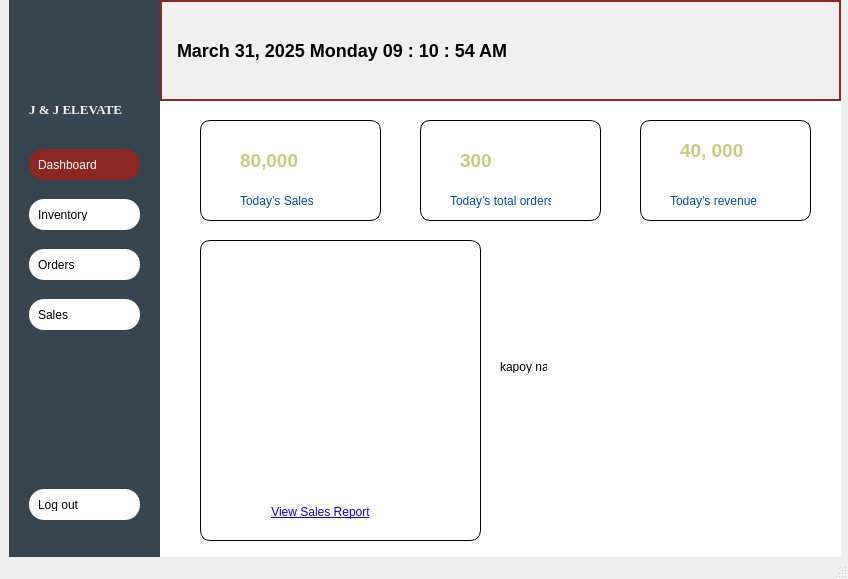
<?xml version="1.0" encoding="UTF-8"?>
<ui version="4.0">
 <class>MainWindow</class>
 <widget class="QMainWindow" name="MainWindow">
  <property name="geometry">
   <rect>
    <x>0</x>
    <y>0</y>
    <width>848</width>
    <height>579</height>
   </rect>
  </property>
  <property name="windowTitle">
   <string>MainWindow</string>
  </property>
  <widget class="QWidget" name="centralwidget">
   <widget class="QFrame" name="leftmenu">
    <property name="geometry">
     <rect>
      <x>9</x>
      <y>-1</y>
      <width>151</width>
      <height>561</height>
     </rect>
    </property>
    <property name="styleSheet">
     <string notr="true">
background-color:#374550;
</string>
    </property>
    <property name="frameShape">
     <enum>QFrame::NoFrame</enum>
    </property>
    <property name="frameShadow">
     <enum>QFrame::Raised</enum>
    </property>
    <widget class="QLabel" name="label">
     <property name="geometry">
      <rect>
       <x>30</x>
       <y>40</y>
       <width>101</width>
       <height>51</height>
      </rect>
     </property>
     <property name="text">
      <string/>
     </property>
     <property name="pixmap">
      <pixmap>logo.png</pixmap>
     </property>
     <property name="scaledContents">
      <bool>true</bool>
     </property>
     <property name="alignment">
      <set>Qt::AlignCenter</set>
     </property>
    </widget>
    <widget class="QLabel" name="label_2">
     <property name="geometry">
      <rect>
       <x>20</x>
       <y>100</y>
       <width>111</width>
       <height>21</height>
      </rect>
     </property>
     <property name="font">
      <font>
       <family>Georgia</family>
       <pointsize>10</pointsize>
       <weight>75</weight>
       <bold>true</bold>
      </font>
     </property>
     <property name="styleSheet">
      <string notr="true">color: #f6f3ee;
</string>
     </property>
     <property name="text">
      <string>J &amp; J ELEVATE</string>
     </property>
    </widget>
    <widget class="QPushButton" name="pushButton">
     <property name="geometry">
      <rect>
       <x>20</x>
       <y>150</y>
       <width>111</width>
       <height>31</height>
      </rect>
     </property>
     <property name="styleSheet">
      <string notr="true">/* Default Inactive Buttons */
QPushButton {
    background-color: #8d2721;
    color: white;
    border-radius: 15px;
    padding: 9px;
text-align: left;
}

/* Hover Effect on Inactive Buttons */
QPushButton:hover {
    background-color:#8d2721;
color:white;
}

/* Active Button (Current Page) */
QPushButton#activeButton {
    background-color: #8d2721;
    color: white;
}
</string>
     </property>
     <property name="text">
      <string>Dashboard</string>
     </property>
     <property name="icon">
      <iconset>
       <normaloff>dashboard.png</normaloff>dashboard.png</iconset>
     </property>
     <property name="iconSize">
      <size>
       <width>20</width>
       <height>20</height>
      </size>
     </property>
    </widget>
    <widget class="QPushButton" name="pushButton_2">
     <property name="geometry">
      <rect>
       <x>20</x>
       <y>200</y>
       <width>111</width>
       <height>31</height>
      </rect>
     </property>
     <property name="styleSheet">
      <string notr="true">/* Default Inactive Buttons */
QPushButton {
    background-color: white;
    color: black;
    border-radius: 15px;
    padding: 9px;
text-align: left;
}

/* Hover Effect on Inactive Buttons */
QPushButton:hover {
    background-color:#8d2721;
color:white;
}

/* Active Button (Current Page) */
QPushButton#activeButton {
    background-color: #8d2721;
    color: white;
}
</string>
     </property>
     <property name="text">
      <string>Inventory</string>
     </property>
     <property name="icon">
      <iconset>
       <normaloff>inventoryb.png</normaloff>inventoryb.png</iconset>
     </property>
     <property name="iconSize">
      <size>
       <width>20</width>
       <height>20</height>
      </size>
     </property>
    </widget>
    <widget class="QPushButton" name="pushButton_3">
     <property name="geometry">
      <rect>
       <x>20</x>
       <y>250</y>
       <width>111</width>
       <height>31</height>
      </rect>
     </property>
     <property name="styleSheet">
      <string notr="true">/* Default Inactive Buttons */
QPushButton {
    background-color: white;
    color: black;
    border-radius: 15px;
    padding: 9px;
text-align: left;
}

/* Hover Effect on Inactive Buttons */
QPushButton:hover {
    background-color:#8d2721;
color:white;
}

/* Active Button (Current Page) */
QPushButton#activeButton {
    background-color: #8d2721;
    color: white;
}
</string>
     </property>
     <property name="text">
      <string>Orders</string>
     </property>
     <property name="icon">
      <iconset>
       <normaloff>ordersb.png</normaloff>ordersb.png</iconset>
     </property>
     <property name="iconSize">
      <size>
       <width>20</width>
       <height>20</height>
      </size>
     </property>
    </widget>
    <widget class="QPushButton" name="pushButton_4">
     <property name="geometry">
      <rect>
       <x>20</x>
       <y>300</y>
       <width>111</width>
       <height>31</height>
      </rect>
     </property>
     <property name="styleSheet">
      <string notr="true">/* Default Inactive Buttons */
QPushButton {
    background-color: white;
    color: black;
    border-radius: 15px;
    padding: 9px;
text-align: left;
}

/* Hover Effect on Inactive Buttons */
QPushButton:hover {
    background-color:#8d2721;
color:white;
}

/* Active Button (Current Page) */
QPushButton#activeButton {
    background-color: #8d2721;
    color: white;
}
</string>
     </property>
     <property name="text">
      <string>Sales</string>
     </property>
     <property name="icon">
      <iconset>
       <normaloff>salesb.png</normaloff>salesb.png</iconset>
     </property>
     <property name="iconSize">
      <size>
       <width>20</width>
       <height>20</height>
      </size>
     </property>
    </widget>
    <widget class="QPushButton" name="pushButton_5">
     <property name="geometry">
      <rect>
       <x>20</x>
       <y>490</y>
       <width>111</width>
       <height>31</height>
      </rect>
     </property>
     <property name="styleSheet">
      <string notr="true">/* Default Inactive Buttons */
QPushButton {
    background-color: white;
    color: black;
    border-radius: 15px;
    padding: 9px;
text-align: left;
}

/* Hover Effect on Inactive Buttons */
QPushButton:hover {
    background-color:#8d2721;
color:white;
}

/* Active Button (Current Page) */
QPushButton#activeButton {
    background-color: #8d2721;
    color: white;
}
</string>
     </property>
     <property name="text">
      <string>Log out</string>
     </property>
     <property name="icon">
      <iconset>
       <normaloff>logoutb.png</normaloff>logoutb.png</iconset>
     </property>
     <property name="iconSize">
      <size>
       <width>20</width>
       <height>20</height>
      </size>
     </property>
    </widget>
   </widget>
   <widget class="QStackedWidget" name="stackedWidget">
    <property name="geometry">
     <rect>
      <x>160</x>
      <y>0</y>
      <width>681</width>
      <height>561</height>
     </rect>
    </property>
    <property name="currentIndex">
     <number>0</number>
    </property>
    <widget class="QWidget" name="page">
     <widget class="QWidget" name="dashboardw" native="true">
      <property name="geometry">
       <rect>
        <x>0</x>
        <y>0</y>
        <width>681</width>
        <height>561</height>
       </rect>
      </property>
      <property name="styleSheet">
       <string notr="true">background-color:#ffffff;</string>
      </property>
      <widget class="QLabel" name="dateTimeLabel">
       <property name="geometry">
        <rect>
         <x>0</x>
         <y>0</y>
         <width>681</width>
         <height>101</height>
        </rect>
       </property>
       <property name="styleSheet">
        <string notr="true">QLabel {
    font-size: 18px;
    font-weight: bold;
    background-color: #f0f0f0;
    border: 2px solid #8d2721;
    padding: 10px;
    text-align: center;
}
</string>
       </property>
       <property name="text">
        <string>March 31, 2025 Monday 09 : 10 : 54 AM</string>
       </property>
      </widget>
      <widget class="QFrame" name="salesbox">
       <property name="geometry">
        <rect>
         <x>40</x>
         <y>120</y>
         <width>181</width>
         <height>101</height>
        </rect>
       </property>
       <property name="styleSheet">
        <string notr="true">#salesbox
{
border: 1px solid black;
border-radius: 10px;
}</string>
       </property>
       <property name="frameShape">
        <enum>QFrame::StyledPanel</enum>
       </property>
       <property name="frameShadow">
        <enum>QFrame::Raised</enum>
       </property>
       <widget class="QLabel" name="label_8">
        <property name="geometry">
         <rect>
          <x>40</x>
          <y>70</y>
          <width>91</width>
          <height>21</height>
         </rect>
        </property>
        <property name="styleSheet">
         <string notr="true">color:#004aad;</string>
        </property>
        <property name="text">
         <string>Today’s Sales</string>
        </property>
       </widget>
       <widget class="QLabel" name="label_9">
        <property name="geometry">
         <rect>
          <x>40</x>
          <y>30</y>
          <width>71</width>
          <height>21</height>
         </rect>
        </property>
        <property name="font">
         <font>
          <pointsize>14</pointsize>
          <weight>75</weight>
          <bold>true</bold>
         </font>
        </property>
        <property name="styleSheet">
         <string notr="true">color:#c9cc7f</string>
        </property>
        <property name="text">
         <string>80,000</string>
        </property>
       </widget>
       <widget class="QLabel" name="label_10">
        <property name="geometry">
         <rect>
          <x>10</x>
          <y>20</y>
          <width>31</width>
          <height>20</height>
         </rect>
        </property>
        <property name="styleSheet">
         <string notr="true">background-color: transparent;
</string>
        </property>
        <property name="text">
         <string/>
        </property>
        <property name="pixmap">
         <pixmap>salel.png</pixmap>
        </property>
        <property name="scaledContents">
         <bool>true</bool>
        </property>
       </widget>
       <widget class="QLabel" name="label_11">
        <property name="geometry">
         <rect>
          <x>110</x>
          <y>20</y>
          <width>31</width>
          <height>21</height>
         </rect>
        </property>
        <property name="styleSheet">
         <string notr="true">background-color: transparent;
</string>
        </property>
        <property name="text">
         <string/>
        </property>
        <property name="pixmap">
         <pixmap>up.png</pixmap>
        </property>
        <property name="scaledContents">
         <bool>true</bool>
        </property>
       </widget>
      </widget>
      <widget class="QFrame" name="ordersbox">
       <property name="geometry">
        <rect>
         <x>260</x>
         <y>120</y>
         <width>181</width>
         <height>101</height>
        </rect>
       </property>
       <property name="styleSheet">
        <string notr="true">#ordersbox
{
border: 1px solid black;
border-radius: 10px;
}</string>
       </property>
       <property name="frameShape">
        <enum>QFrame::StyledPanel</enum>
       </property>
       <property name="frameShadow">
        <enum>QFrame::Raised</enum>
       </property>
       <widget class="QLabel" name="label_16">
        <property name="geometry">
         <rect>
          <x>10</x>
          <y>30</y>
          <width>31</width>
          <height>20</height>
         </rect>
        </property>
        <property name="styleSheet">
         <string notr="true">background-color: transparent;
</string>
        </property>
        <property name="text">
         <string/>
        </property>
        <property name="pixmap">
         <pixmap>salel.png</pixmap>
        </property>
        <property name="scaledContents">
         <bool>true</bool>
        </property>
       </widget>
       <widget class="QLabel" name="label_17">
        <property name="geometry">
         <rect>
          <x>40</x>
          <y>30</y>
          <width>71</width>
          <height>21</height>
         </rect>
        </property>
        <property name="font">
         <font>
          <pointsize>14</pointsize>
          <weight>75</weight>
          <bold>true</bold>
         </font>
        </property>
        <property name="styleSheet">
         <string notr="true">color:#c9cc7f</string>
        </property>
        <property name="text">
         <string>300</string>
        </property>
       </widget>
       <widget class="QLabel" name="label_18">
        <property name="geometry">
         <rect>
          <x>90</x>
          <y>30</y>
          <width>31</width>
          <height>21</height>
         </rect>
        </property>
        <property name="styleSheet">
         <string notr="true">background-color: transparent;
</string>
        </property>
        <property name="text">
         <string/>
        </property>
        <property name="pixmap">
         <pixmap>up.png</pixmap>
        </property>
        <property name="scaledContents">
         <bool>true</bool>
        </property>
       </widget>
       <widget class="QLabel" name="label_19">
        <property name="geometry">
         <rect>
          <x>30</x>
          <y>70</y>
          <width>101</width>
          <height>21</height>
         </rect>
        </property>
        <property name="styleSheet">
         <string notr="true">color:#004aad;</string>
        </property>
        <property name="text">
         <string>Today’s total orders</string>
        </property>
       </widget>
      </widget>
      <widget class="QFrame" name="revenue">
       <property name="geometry">
        <rect>
         <x>480</x>
         <y>120</y>
         <width>171</width>
         <height>101</height>
        </rect>
       </property>
       <property name="styleSheet">
        <string notr="true">#revenue
{
border: 1px solid black;
border-radius: 10px;
}</string>
       </property>
       <property name="frameShape">
        <enum>QFrame::StyledPanel</enum>
       </property>
       <property name="frameShadow">
        <enum>QFrame::Raised</enum>
       </property>
       <widget class="QLabel" name="label_20">
        <property name="geometry">
         <rect>
          <x>10</x>
          <y>30</y>
          <width>31</width>
          <height>20</height>
         </rect>
        </property>
        <property name="styleSheet">
         <string notr="true">background-color: transparent;
</string>
        </property>
        <property name="text">
         <string/>
        </property>
        <property name="pixmap">
         <pixmap>salel.png</pixmap>
        </property>
        <property name="scaledContents">
         <bool>true</bool>
        </property>
       </widget>
       <widget class="QLabel" name="label_21">
        <property name="geometry">
         <rect>
          <x>40</x>
          <y>20</y>
          <width>71</width>
          <height>21</height>
         </rect>
        </property>
        <property name="font">
         <font>
          <pointsize>14</pointsize>
          <weight>75</weight>
          <bold>true</bold>
         </font>
        </property>
        <property name="styleSheet">
         <string notr="true">color:#c9cc7f</string>
        </property>
        <property name="text">
         <string>40, 000</string>
        </property>
       </widget>
       <widget class="QLabel" name="label_22">
        <property name="geometry">
         <rect>
          <x>110</x>
          <y>30</y>
          <width>31</width>
          <height>21</height>
         </rect>
        </property>
        <property name="styleSheet">
         <string notr="true">background-color: transparent;
</string>
        </property>
        <property name="text">
         <string/>
        </property>
        <property name="pixmap">
         <pixmap>up.png</pixmap>
        </property>
        <property name="scaledContents">
         <bool>true</bool>
        </property>
       </widget>
       <widget class="QLabel" name="label_23">
        <property name="geometry">
         <rect>
          <x>30</x>
          <y>70</y>
          <width>101</width>
          <height>21</height>
         </rect>
        </property>
        <property name="styleSheet">
         <string notr="true">color:#004aad;</string>
        </property>
        <property name="text">
         <string>Today’s revenue</string>
        </property>
       </widget>
      </widget>
      <widget class="QFrame" name="chartd">
       <property name="geometry">
        <rect>
         <x>40</x>
         <y>240</y>
         <width>281</width>
         <height>301</height>
        </rect>
       </property>
       <property name="styleSheet">
        <string notr="true">#chartd
{
border: 1px solid black;
border-radius: 10px;
}</string>
       </property>
       <property name="frameShape">
        <enum>QFrame::StyledPanel</enum>
       </property>
       <property name="frameShadow">
        <enum>QFrame::Raised</enum>
       </property>
       <widget class="QPushButton" name="btnViewSalesReport">
        <property name="geometry">
         <rect>
          <x>70</x>
          <y>260</y>
          <width>101</width>
          <height>23</height>
         </rect>
        </property>
        <property name="styleSheet">
         <string notr="true">QPushButton{color: blue;
text-decoration: underline;
border: none;
background: transparent;}
QPushButton:hover {
color:#8d2721;
}
</string>
        </property>
        <property name="text">
         <string>View Sales Report</string>
        </property>
       </widget>
       <widget class="QFrame" name="frameBestSellersChart">
        <property name="geometry">
         <rect>
          <x>20</x>
          <y>20</y>
          <width>241</width>
          <height>241</height>
         </rect>
        </property>
        <property name="styleSheet">
         <string notr="true">background-color: white;
border: none;
</string>
        </property>
        <property name="frameShape">
         <enum>QFrame::StyledPanel</enum>
        </property>
        <property name="frameShadow">
         <enum>QFrame::Raised</enum>
        </property>
       </widget>
      </widget>
      <widget class="QLabel" name="label_3">
       <property name="geometry">
        <rect>
         <x>340</x>
         <y>360</y>
         <width>47</width>
         <height>13</height>
        </rect>
       </property>
       <property name="text">
        <string>kapoy na</string>
       </property>
      </widget>
     </widget>
    </widget>
    <widget class="QWidget" name="page_4">
     <widget class="QWidget" name="inventoryw" native="true">
      <property name="geometry">
       <rect>
        <x>0</x>
        <y>0</y>
        <width>681</width>
        <height>551</height>
       </rect>
      </property>
      <widget class="QLabel" name="label_4">
       <property name="geometry">
        <rect>
         <x>30</x>
         <y>40</y>
         <width>271</width>
         <height>101</height>
        </rect>
       </property>
       <property name="text">
        <string>INVENTORRRRRRY</string>
       </property>
      </widget>
     </widget>
    </widget>
    <widget class="QWidget" name="page_2">
     <widget class="QWidget" name="ordersw" native="true">
      <property name="geometry">
       <rect>
        <x>0</x>
        <y>0</y>
        <width>681</width>
        <height>551</height>
       </rect>
      </property>
      <widget class="QLabel" name="label_5">
       <property name="geometry">
        <rect>
         <x>50</x>
         <y>70</y>
         <width>301</width>
         <height>131</height>
        </rect>
       </property>
       <property name="text">
        <string>TextLabelORDERSSSSSSSS</string>
       </property>
      </widget>
     </widget>
    </widget>
    <widget class="QWidget" name="page_3">
     <widget class="QWidget" name="salesw" native="true">
      <property name="geometry">
       <rect>
        <x>0</x>
        <y>0</y>
        <width>681</width>
        <height>551</height>
       </rect>
      </property>
      <widget class="QLabel" name="label_6">
       <property name="geometry">
        <rect>
         <x>40</x>
         <y>30</y>
         <width>231</width>
         <height>121</height>
        </rect>
       </property>
       <property name="text">
        <string>TextLabelSALESSSSSSS</string>
       </property>
      </widget>
     </widget>
    </widget>
   </widget>
  </widget>
  <widget class="QStatusBar" name="statusbar"/>
 </widget>
 <resources/>
 <connections/>
</ui>
